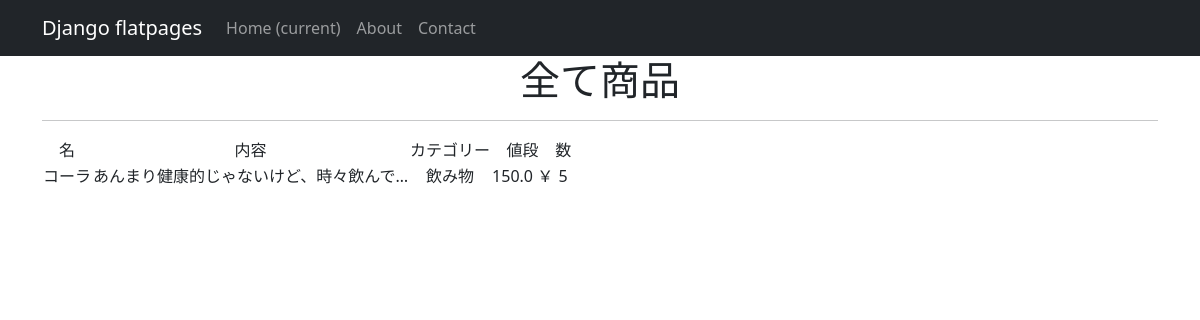
The app's page /products/2 with its own data.
### simpleapp/models.py (models this page shows, shortened)
class Product(models.Model):
    name = models.CharField(
        max_length=50,
        unique=True, # названия товаров не должны повторяться
    )
    description = models.TextField()
    quantity = models.IntegerField(
        validators=[MinValueValidator(0)],
    )
    category = models.ForeignKey(
        to='Category',
        on_delete=models.CASCADE,
        related_name='products', # все продукты в категории будут доступны через поле products
    )
    price = models.FloatField(
        validators=[MinValueValidator(0.0)],
    )

class Category(models.Model):
    name = models.CharField(max_length=100, unique=True)

### simpleapp/views.py (the view)
# urls.py: path('<int:pk>', ProductDetail.as_view()),
class ProductDetail(DetailView):
    model = Product
    template_name = 'product.html'
    context_object_name = 'product'

### simpleapp/templatetags/custom_filters.py (called while the page is built)
@register.filter()
def currency(value, code='en'):
   postfix = CURRENCIES_SYMBOLS[code]
   return f'{value} {postfix}'

### templates/product.html (shortened to what this page needs)
{% extends 'flatpages/default.html' %}
{% load custom_filters %}!
{% block content %}
   <h1>全て商品</h1>
   <hr>
   {% if product %}
       <table>
           <tr>
               <td>名</td>
               <td>内容</td>
               <td>カテゴリー</td>
               <td>値段</td>
               <td>数</td>
           </tr>
           <tr>
               <td>{{ product.name }}</td>
               <td>{{ product.description|truncatechars:20 }}</td>
               <td>{{ product.category.name }}</td>
               <td>{{ product.price|currency}}</td>
               <td>{{ product.quantity }}</td>
           </tr>
       </table>
   {% else %}
    <h2>商品無し</h2>
   {% endif %}
{% endblock content %}

### records on screen
Product: name "コーラ", description "あんまり健康的じゃないけど、時々飲んで…", category.name "飲み物", price "150.0 ￥", quantity "5"
